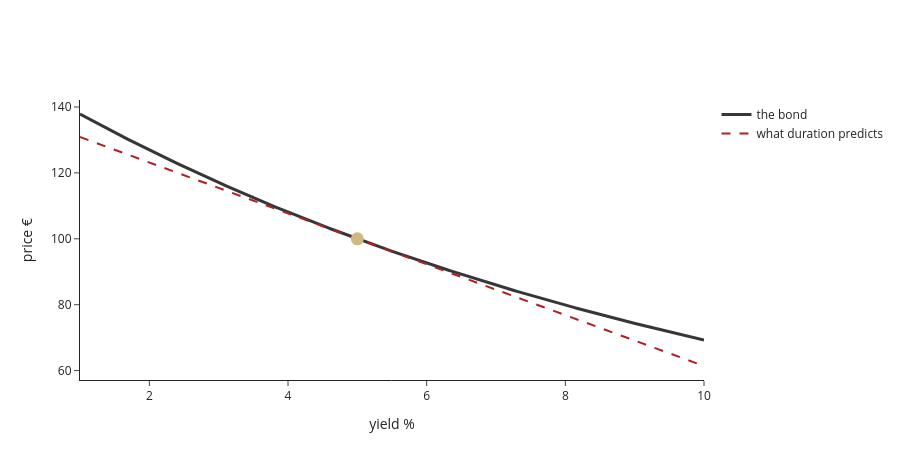

The notebook cell saved with this chart:
### Markdown cell above
## C. Convexity — the gap the straight line misses

### Code cell
P0, y0 = price(0.05, 10, 0.05), 0.05
h = 1e-6
slope = (price(0.05, 10, y0 + h) - price(0.05, 10, y0 - h))/(2*h)
dmod = -slope/P0
hh = 1e-4
conv = (price(0.05, 10, y0 + hh) - 2*P0 + price(0.05, 10, y0 - hh))/(hh*hh*P0)
print(f"10-year 5% bond at par: P = {P0:.2f}, modified duration = {dmod:.4f}, convexity = {conv:.2f}")

ys = np.linspace(0.01, 0.10, 300)
fig = go.Figure()
fig.add_scatter(x=ys*100, y=[price(0.05, 10, v) for v in ys], name="the bond",
                line=dict(color="#363636", width=3))
fig.add_scatter(x=ys*100, y=P0 + slope*(ys - y0), name="what duration predicts",
                line=dict(color="#AF1F25", width=2, dash="dash"))
fig.add_scatter(x=[y0*100], y=[P0], mode="markers", marker=dict(size=13, color="#CDBA80"), showlegend=False)
fig.update_layout(template="simple_white", height=460, xaxis_title="yield %", yaxis_title="price €")
fig.show()

for dy in (0.005, 0.01, 0.02, -0.02):
    actual = price(0.05, 10, y0 + dy)
    dur_only = P0*(1 - dmod*dy)
    both = P0*(1 - dmod*dy + 0.5*conv*dy**2)
    print(f"Δy = {dy:+.1%}  actual {actual:7.2f}   duration only {dur_only:7.2f}   + convexity {both:7.2f}")

### Figure 1 — Plotly figure (JSON) as saved in the notebook; plotly's stock layout.template omitted (floating-point values rounded to 4 significant figures; data arrays with more than 128 entries replaced by an {"elided": "..."} marker saying what was removed)
{"data": [{"line": {"color": "#363636", "width": 3}, "name": "the bond", "type": "scatter", "x": {"elided": "300 float values"}, "y": {"elided": "300 float values"}}, {"line": {"color": "#AF1F25", "dash": "dash", "width": 2}, "name": "what duration predicts", "type": "scatter", "x": {"elided": "300 float values"}, "y": {"elided": "300 float values"}}, {"marker": {"color": "#CDBA80", "size": 13}, "mode": "markers", "showlegend": false, "type": "scatter", "x": [5.0], "y": [100.0]}], "layout": {"height": 460, "xaxis": {"title": {"text": "yield %"}}, "yaxis": {"title": {"text": "price €"}}}}
